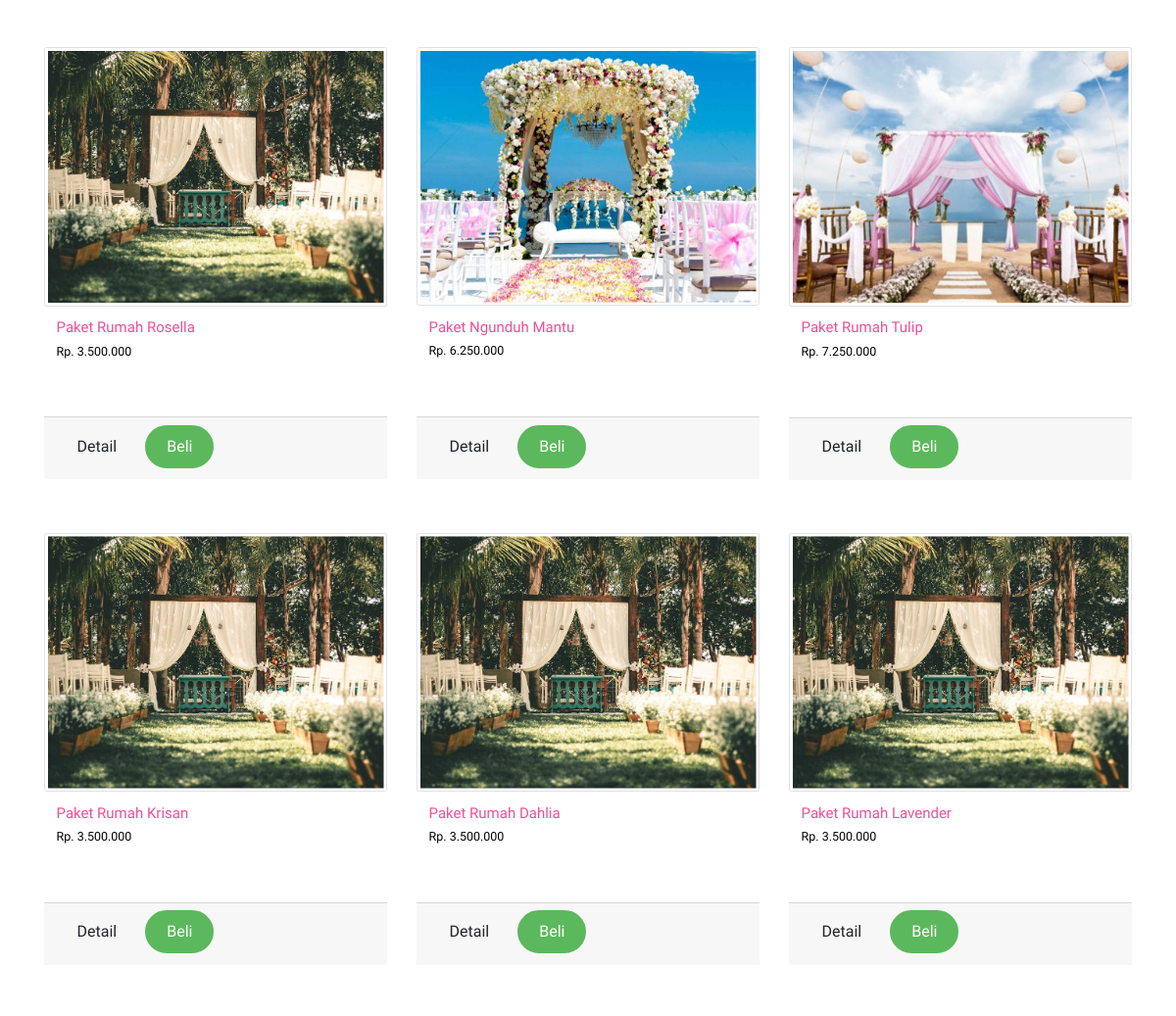
The app's page /index.php/midodaren/paketrumah (middle part), older data.
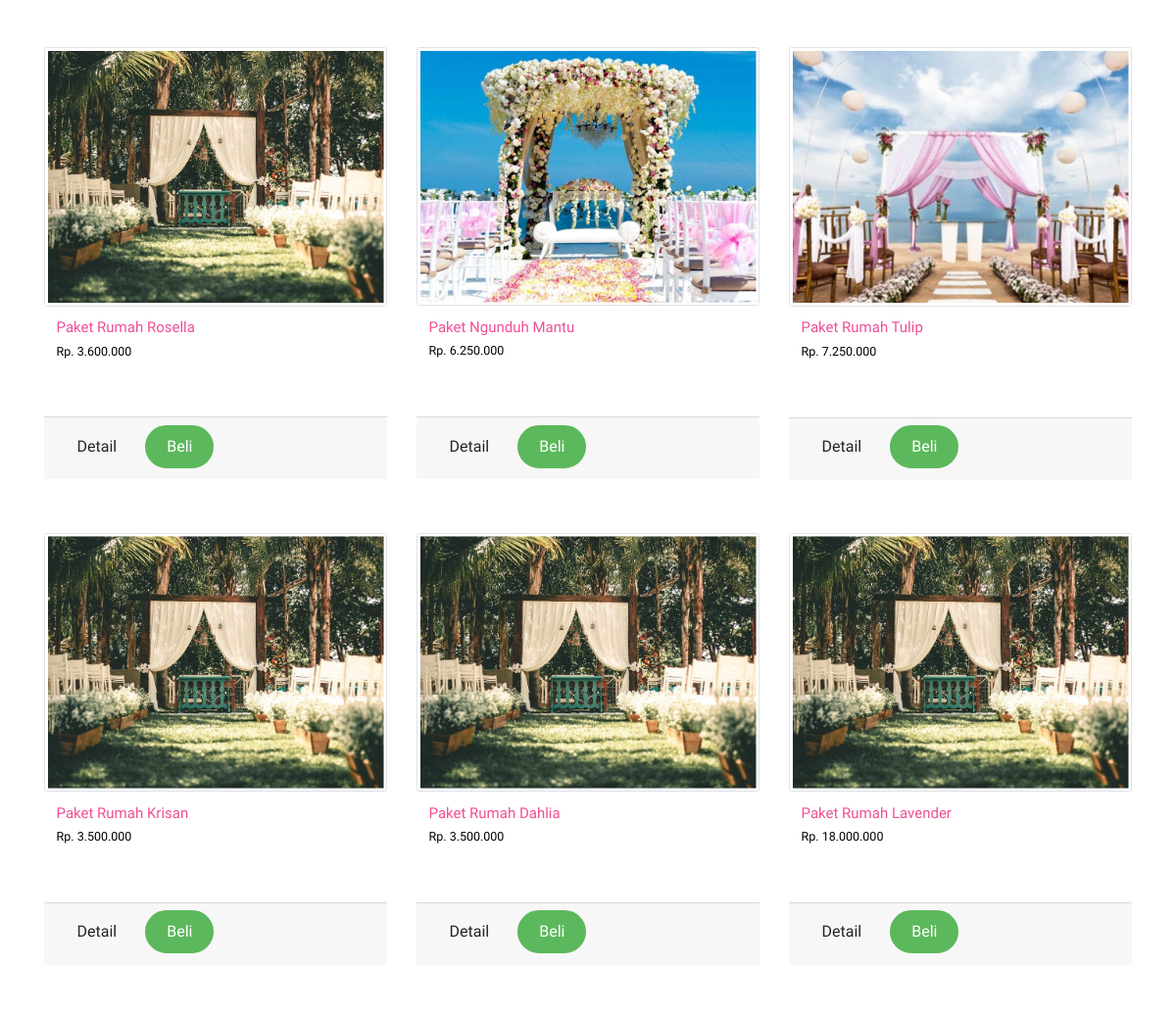
The same page, newer data.
### tables this page shows
CREATE TABLE `tbl_produk` (
  `id_produk` int(10) UNSIGNED NOT NULL,
  `nama_produk` varchar(50) DEFAULT NULL,
  `deskripsi` varchar(50) DEFAULT NULL,
  `rias_busana` text NOT NULL,
  `dekorasi_pelaminan` text NOT NULL,
  `dokumentasi` text NOT NULL,
  `dekorasi_tenda` text NOT NULL,
  `support_acara` text NOT NULL,
  `harga` varchar(10) DEFAULT NULL,
  `gambar` varchar(50) DEFAULT NULL,
  `kategori` int(10) DEFAULT NULL
);

### application/controllers/Midodaren.php (called while the page is built, shortened)
<?php
class Midodaren extends CI_Controller
{
    public function __construct()
	{
		$this->load->library('cart');
		$this->load->model('keranjang_model');
	}
    public function paketrumah()
    {
        $kategori=($this->uri->segment(3))?$this->uri->segment(3):0;
		$data['produk'] = $this->keranjang_model->get_produk_kategori($kategori);
		$data['kategori'] = $this->keranjang_model->get_kategori_all();
        $data['judul'] = 'Paket Wedding Rumah';
        $this->load->view('templates/header', $data);
        $this->load->view('midodaren/paketrumah');
        $this->load->view('templates/footer');
    }
}

### index.php (called while the page is built, shortened)
<?php
require_once BASEPATH.'core/CodeIgniter.php';

### application/models/Keranjang_model.php (called while the page is built, shortened)
<?php if (!defined('BASEPATH')) exit('No direct script access allowed');
class Keranjang_model extends CI_Model {
	public function get_produk_kategori($kategori)
	{
		$query = $this->db->get('tbl_produk');
		return $query->result_array();
	}
}
?>

### application/views/midodaren/paketrumah.php (the view, shortened to what this page needs)
<div id="page">
    <div id="fh5co-gallery">
        <div class="container">
            <div class="row row-bottom-padded-md">
                <div class="col-md-12">
                    <div class="row">
                        <?php
                        foreach ($produk as $row) {
                        ?>
                            <div class="col-lg-4">
                                <div class="kotak">
                                    <br>
                                    <br>
                                    <form method="post" action="<?php echo base_url(); ?>pemesanan/tambah" method="post" accept-charset="utf-8">
                                        <a href="#"><img class="img-thumbnail" src="<?php echo base_url() . 'assets/images/' . $row['gambar']; ?>" /></a>
                                        <div class="card-body">
                                            <h4 class="card-title">
                                                <a href="#"><?php echo $row['nama_produk']; ?></a>
                                            </h4>
                                            <h5>Rp. <?php echo number_format($row['harga'], 0, ",", "."); ?></h5>
                                        </div>
                                        <br>
                                        <div class="card-footer">
                                            <a href="<?php echo base_url(); ?>pemesanan/detail_produk/<?php echo $row['id_produk']; ?>" class="btn btn-sm btn-default"><i class="glyphicon glyphicon-search"></i> Detail</a>
                                            <button type="submit" class="btn btn-sm btn-success"><i class="glyphicon glyphicon-shopping-cart"></i> Beli</button>
                                        </div>
                                    </form>
                                </div>
                            </div>
                        <?php
                        }
                        ?>
                    </div>
                </div>
            </div>
        </div>
    </div>
</div>

### application/views/templates/header.php (shortened to what this page needs)
<!DOCTYPE html>
<html class="no-js">
<head>
    <link rel="stylesheet" href="<?php echo base_url(); ?>assets/css/animate.css">
    <link rel="stylesheet" href="<?php echo base_url(); ?>assets/css/icomoon.css">
    <link rel="stylesheet" href="<?php echo base_url(); ?>assets/css/bootstrap.css">
    <link rel="stylesheet" href="https://maxcdn.bootstrapcdn.com/bootstrap/4.3.1/css/bootstrap.min.css">
    <link rel="stylesheet" href="<?php echo base_url(); ?>assets/css/magnific-popup.css">
    <link rel="stylesheet" href="<?php echo base_url(); ?>assets/css/owl.carousel.min.css">
    <link rel="stylesheet" href="<?php echo base_url(); ?>assets/css/owl.theme.default.min.css">
    <link rel="stylesheet" href="<?php echo base_url(); ?>assets/css/style.css">
    <link rel="stylesheet" href="<?php echo base_url(); ?>assets/css/newstyle.css">
    <link href="//netdna.bootstrapcdn.com/font-awesome/4.1.0/css/font-awesome.min.css" rel="stylesheet">
</head>
<body>

### application/views/templates/footer.php (shortened to what this page needs)
</body>
</html>

### assets/css/style.css (style rules this page uses)
body { font-family: "Work Sans", Arial, sans-serif; font-weight: 400; font-size: 16px; line-height: 1.7; color: #828282; background: #fff; }
#page { position: relative; overflow-x: hidden; width: 100%; height: 100%; -webkit-transition: 0.5s; -o-transition: 0.5s; transition: 0.5s; }
a { color: #F14E95; -webkit-transition: 0.5s; -o-transition: 0.5s; transition: 0.5s; }
h1, h2, h3, h4, h5, h6, figure { color: #000; font-family: "Work Sans", Arial, sans-serif; font-weight: 400; margin: 0 0 20px 0; }
#fh5co-testimonial, #fh5co-services, #fh5co-started, #fh5co-footer, #fh5co-event, #fh5co-couple-story, #fh5co-couple, #fh5co-gallery, .fh5co-section { padding: 7em 0; clear: both; }
.btn { margin-right: 4px; margin-bottom: 4px; font-family: "Work Sans", Arial, sans-serif; font-size: 16px; font-weight: 400; -webkit-border-radius: 30px; -moz-border-radius: 30px; -ms-border-radius: 30px; border-radius: 30px; -webkit-transition: 0.5s; -o-transition: 0.5s; transition: 0.5s; padding: 8px 20px; }
.btn-success { background: #5cb85c; color: #fff; border: 2px solid #5cb85c; }

Row changes from the older to the newer data that the page shows:
changed tbl_produk "Paket Rumah Rosella": harga "3.500.000" → "3.600.000"
changed tbl_produk "Paket Rumah Lavender": harga "3.500.000" → "18.000.000"
